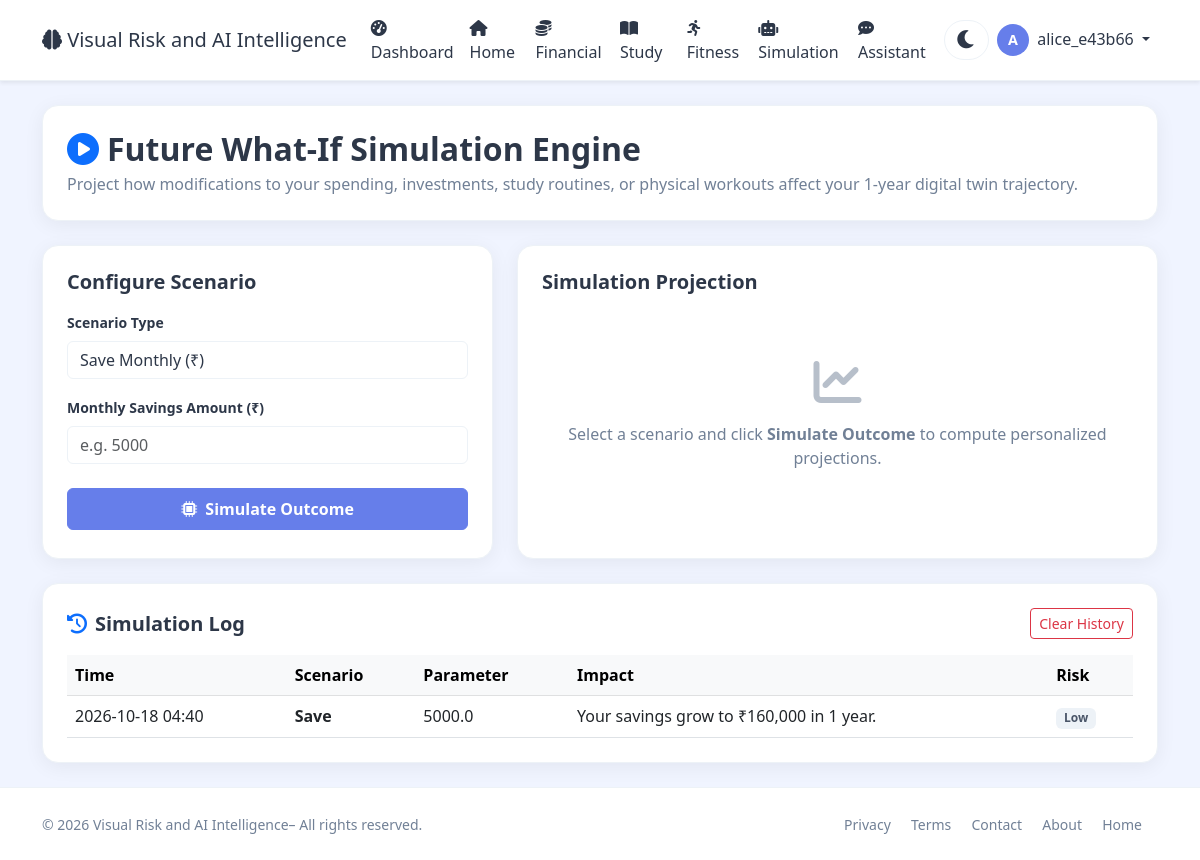
The page /user/simulation (signed in) on the database its author committed.
### app.py (models this page shows, shortened)
class User(UserMixin, db.Model):
    id = db.Column(db.Integer, primary_key=True)
    username = db.Column(db.String(80), unique=True, nullable=False)
    email = db.Column(db.String(120), unique=True, nullable=False)
    password_hash = db.Column(db.String(200), nullable=False)
    age = db.Column(db.Integer, default=25)
    occupation = db.Column(db.String(100), default='Student')
    monthly_income = db.Column(db.Float, default=50000.0)
    monthly_expenses = db.Column(db.Float, default=35000.0)
    savings = db.Column(db.Float, default=100000.0)
    study_hours_per_week = db.Column(db.Float, default=20.0)
    fitness_hours_per_week = db.Column(db.Float, default=5.0)
    sleep_hours_per_day = db.Column(db.Float, default=7.0)
    created_at = db.Column(db.DateTime, default=datetime.utcnow)
    is_admin = db.Column(db.Boolean, default=False)
    transactions = db.relationship('Transaction', backref='user', lazy=True)
    study_logs = db.relationship('StudyLog', backref='user', lazy=True)
    fitness_logs = db.relationship('FitnessLog', backref='user', lazy=True)
    goals = db.relationship('Goal', backref='user', lazy=True)

class SimulationHistory(db.Model):
    id = db.Column(db.Integer, primary_key=True)
    user_id = db.Column(db.Integer, db.ForeignKey('user.id'), nullable=False)
    scenario = db.Column(db.String(50), nullable=False)
    amount = db.Column(db.Float, nullable=False)
    result_desc = db.Column(db.String(200))
    result_impact = db.Column(db.String(200))
    result_risk = db.Column(db.String(20))
    result_rec = db.Column(db.String(200))
    projected = db.Column(db.Float)
    current = db.Column(db.Float)
    timestamp = db.Column(db.DateTime, default=datetime.utcnow)
    user = db.relationship('User', backref='simulations')

### app.py (the view, shortened to what this page needs)
@app.route('/user/simulation', methods=['GET', 'POST'])
@login_required
def user_simulation():
    result = None
    current_values = {
        'savings': current_user.savings,
        'gpa': predict_gpa(current_user)['gpa'],
        'fitness': sum(f.duration_min for f in current_user.fitness_logs)
    }
    history_entries = SimulationHistory.query.filter_by(user_id=current_user.id).order_by(SimulationHistory.timestamp.desc()).all()
    return render_template(
        'user/simulation.html',
        user=current_user,
        result=result,
        current_values=current_values,
        history=history_entries
    )

### app.py (called while the page is built)
@app.context_processor
def utility_processor():
    return dict(datetime=datetime)

def predict_gpa(user):
    logs = user.study_logs
    if not logs:
        return {'gpa': 3.0, 'efficiency': 70, 'recommendation': 'Log study sessions to get predictions.'}
    total_hours = sum(l.hours for l in logs)
    avg_prod = sum(l.productivity_score for l in logs) / len(logs)
    gpa = 2.0 + (total_hours / 100) + (avg_prod / 100)
    gpa = min(4.0, max(1.0, gpa))
    if total_hours < 20:
        rec = "Increase study hours."
    elif avg_prod < 70:
        rec = "Improve focus and quality."
    else:
        rec = "Keep up the good work!"
    return {'gpa': round(gpa, 2), 'efficiency': round(avg_prod, 1), 'recommendation': rec}

@login_manager.user_loader
def load_user(user_id):
    return User.query.get(int(user_id))

### templates/user/simulation.html (shortened to what this page needs)
{% extends "base.html" %}
{% block content %}
<div class="sim-wrapper py-4">
    <div class="container">
        <div class="card p-4 rounded-4 shadow-sm border mb-4">
            <h2 class="fw-bold mb-1"><i class="fas fa-play-circle text-primary me-2"></i>Future What-If Simulation Engine</h2>
            <p class="text-muted mb-0">Project how modifications to your spending, investments, study routines, or physical workouts affect your 1-year digital twin trajectory.</p>
        </div>
        <div class="row g-4 mb-4">
            <div class="col-lg-5">
                <div class="card p-4 rounded-4 shadow-sm border h-100">
                    <h5 class="fw-bold mb-3">Configure Scenario</h5>
                    <form method="POST" action="{{ url_for('user_simulation') }}">
                        <div class="mb-3">
                            <label class="form-label small fw-semibold">Scenario Type</label>
                            <select name="scenario" id="scenarioSelect" class="form-select" onchange="updateAmountLabel()" required>
                                <option value="save">Save Monthly (₹)</option>
                            </select>
                        </div>
                        <div class="mb-4">
                            <label class="form-label small fw-semibold" id="amountLabel">Monthly Savings Amount (₹)</label>
                            <input type="number" step="any" name="amount" class="form-control" placeholder="e.g. 5000" required>
                        </div>
                        <button type="submit" class="btn btn-primary w-100 py-2 fw-semibold">
                            <i class="fas fa-microchip me-1"></i> Simulate Outcome
                        </button>
                    </form>
                </div>
            </div>
            <div class="col-lg-7">
                <div class="card p-4 rounded-4 shadow-sm border h-100">
                    <h5 class="fw-bold mb-3">Simulation Projection</h5>
                    {% if result %}
                    <div class="p-3 rounded-3 bg-light border mb-3">
                        <div class="d-flex justify-content-between align-items-center mb-2">
                            <span class="badge bg-{{ 'success' if result.risk == 'Low' else ('warning' if result.risk == 'Medium' else 'danger') }}">
                                {{ result.risk }} Risk
                            </span>
                            <span class="text-muted small">Target Scenario: <strong>{{ result.scenario|capitalize }}</strong></span>
                        </div>
                        <h4 class="fw-bold text-primary mb-2">{{ result.desc }}</h4>
                        <div class="alert alert-info py-2 mb-2">
                            <i class="fas fa-info-circle me-1"></i> {{ result.impact }}
                        </div>
                        <p class="small text-muted mb-0"><strong>Recommendation:</strong> {{ result.rec }}</p>
                    </div>
                    {% else %}
                    <div class="text-center py-5 text-muted">
                        <i class="fas fa-chart-line fa-3x mb-3 opacity-50"></i>
                        <p>Select a scenario and click <strong>Simulate Outcome</strong> to compute personalized projections.</p>
                    </div>
                    {% endif %}
                </div>
            </div>
        </div>
        <div class="card p-4 rounded-4 shadow-sm border">
            <div class="d-flex justify-content-between align-items-center mb-3">
                <h5 class="fw-bold mb-0"><i class="fas fa-history me-2 text-primary"></i>Simulation Log</h5>
                {% if history %}
                <form method="POST" action="{{ url_for('clear_simulation_history') }}" onsubmit="return confirm('Clear all history?');">
                    <button type="submit" class="btn btn-sm btn-outline-danger">Clear History</button>
                </form>
                {% endif %}
            </div>
            <div class="table-responsive">
                <table class="table table-hover align-middle mb-0">
                    <thead class="table-light">
                        <tr>
                            <th>Time</th>
                            <th>Scenario</th>
                            <th>Parameter</th>
                            <th>Impact</th>
                            <th>Risk</th>
                        </tr>
                    </thead>
                    <tbody>
                        {% if history %}
                            {% for h in history %}
                            <tr>
                                <td>{{ h.timestamp.strftime('%Y-%m-%d %H:%M') }}</td>
                                <td class="fw-semibold">{{ h.scenario|capitalize }}</td>
                                <td>{{ h.amount }}</td>
                                <td>{{ h.result_impact }}</td>
                                <td>
                                    <span class="badge bg-{{ 'success' if h.result_risk == 'Low' else ('warning' if h.result_risk == 'Medium' else 'danger') }}">
                                        {{ h.result_risk }}
                                    </span>
                                </td>
                            </tr>
                            {% endfor %}
                        {% else %}
                            <tr>
                                <td colspan="5" class="text-center text-muted py-4">No simulations saved yet.</td>
                            </tr>
                        {% endif %}
                    </tbody>
                </table>
            </div>
        </div>
    </div>
</div>
{% endblock %}

### templates/base.html (shortened to what this page needs)
<!DOCTYPE html>
<html lang="en" data-theme="light">
<head>
    <link href="https://cdn.jsdelivr.net/npm/bootstrap@5.3.0/dist/css/bootstrap.min.css" rel="stylesheet">
    <link rel="stylesheet" href="https://cdnjs.cloudflare.com/ajax/libs/font-awesome/6.0.0/css/all.min.css">
</head>
<body>
    <nav class="navbar navbar-expand-lg navbar-light bg-white shadow-sm">
        <div class="container">
            <a class="navbar-brand" href="{{ url_for('index') }}">
                <i class="fas fa-brain"></i> Visual Risk and AI Intelligence
            </a>
            <div class="collapse navbar-collapse" id="navbarNav">
                <ul class="navbar-nav ms-auto align-items-lg-center">
                    {% if current_user.is_authenticated %}
                        <li class="nav-item">
                            <a class="nav-link" href="{{ url_for('user_dashboard') }}">
                                <i class="fas fa-tachometer-alt me-1"></i>Dashboard
                            </a>
                        </li>
                        <li class="nav-item">
                            <a class="nav-link" href="{{ url_for('index') }}">
                                <i class="fas fa-home"></i>Home
                            </a>
                        </li>
                        <li class="nav-item">
                            <a class="nav-link" href="{{ url_for('user_financial') }}">
                                <i class="fas fa-coins me-1"></i>Financial
                            </a>
                        </li>
                        <li class="nav-item">
                            <a class="nav-link" href="{{ url_for('user_study') }}">
                                <i class="fas fa-book-open me-1"></i>Study
                            </a>
                        </li>
                        <li class="nav-item">
                            <a class="nav-link" href="{{ url_for('user_fitness') }}">
                                <i class="fas fa-running me-1"></i>Fitness
                            </a>
                        </li>
                        <li class="nav-item">
                            <a class="nav-link" href="{{ url_for('user_simulation') }}">
                                <i class="fas fa-robot me-1"></i>Simulation
                            </a>
                        </li>
                        <li class="nav-item">
                            <a class="nav-link" href="{{ url_for('user_assistant') }}">
                                <i class="fas fa-comment-dots me-1"></i>Assistant
                            </a>
                        </li>
                        <li class="nav-item">
                            <button class="theme-toggle" id="themeToggle" aria-label="Toggle theme">
                                <i class="fas fa-moon"></i>
                            </button>
                        </li>
                        <li class="nav-item dropdown">
                            <a class="nav-link dropdown-toggle" href="#" id="userDropdown" role="button" data-bs-toggle="dropdown">
                                <span class="user-avatar">{{ current_user.username[0]|upper }}</span>
                                <span class="ms-1">{{ current_user.username }}</span>
                            </a>
                        </li>
                    {% endif %}
                </ul>
            </div>
        </div>
    </nav>
    {% block content %}{% endblock %}
    <footer class="mt-auto py-4 bg-light border-top">
        <div class="container">
            <div class="row align-items-center">
                <div class="col-md-6 text-center text-md-start">
                    <span class="text-muted small">© 2026 Visual Risk and AI Intelligence– All rights reserved.</span>
                </div>
                <div class="col-md-6 text-center text-md-end">
                    <a href="{{ url_for('privacy') }}" class="text-muted text-decoration-none me-3 small">Privacy</a>
                    <a href="{{ url_for('terms') }}" class="text-muted text-decoration-none me-3 small">Terms</a>
                    <a href="{{ url_for('contact') }}" class="text-muted text-decoration-none me-3 small">Contact</a>
                    <a href="{{ url_for('about') }}" class="text-muted text-decoration-none me-3 small">About</a>
                    <a href="{{ url_for('index') }}" class="text-muted text-decoration-none me-3 small">Home</a>
                </div>
            </div>
        </div>
    </footer>
</body>
</html>

### templates/base.html (style rules this page uses)
:root { --bg-body: #f8f9fa; --bg-navbar: #ffffff; --bg-card: #ffffff; --text-primary: #2d3748; --text-muted: #718096; --border-color: #edf2f7; --shadow: 0 4px 20px rgba(0,0,0,0.06); --glass-bg: rgba(255,255,255,0.6); --glass-border: rgba(255,255,255,0.25); --accent: #667eea; --accent-gradient: linear-gradient(135deg, #667eea, #764ba2); --bg-input: #ffffff; --bg-light: #f7fafc; --bg-wrapper: #f0f4ff; --bg-hero: linear-gradient(135deg, #667eea 0%, #764ba2 100%); --dropdown-bg: #ffffff; --dropdown-text: #2d3748; --btn-bg: #667eea; --btn-hover: #5a6fd6; --badge-bg: #edf2f7; --badge-text: #4a5568; --progress-bg: #edf2f7; --progress-fill: linear-gradient(90deg, #667eea, #764ba2); }
body { background: var(--bg-body) !important; color: var(--text-primary) !important; font-family: 'Segoe UI', Tahoma, Geneva, Verdana, sans-serif; transition: background 0.3s, color 0.3s; min-height: 100vh; display: flex; flex-direction: column; }
.navbar { background: var(--bg-navbar) !important; border-bottom: 1px solid var(--border-color); }
.navbar-brand, .nav-link { color: var(--text-primary) !important; }
.btn-primary { background: var(--btn-bg) !important; border-color: var(--btn-bg) !important; }
.card, .glass-card, .chart-container, .predict-card, .profile-card, .goals-card, .card-glass, .chart-box, .predict-box, .activity-card { background: var(--bg-card) !important; border-color: var(--border-color) !important; color: var(--text-primary) !important; box-shadow: var(--shadow) !important; }
.bg-light, .bg-white { background: var(--bg-card) !important; }
.text-muted { color: var(--text-muted) !important; }
.form-control, .form-select { background: var(--bg-input) !important; color: var(--text-primary) !important; border-color: var(--border-color) !important; }
.table { color: var(--text-primary) !important; }
.dashboard-wrapper, .finance-wrapper, .study-wrapper, .fitness-wrapper, .assistant-wrapper, .sim-wrapper, .users-wrapper, .detail-wrapper, .about-wrapper, .privacy-wrapper, .terms-wrapper, .contact-wrapper { background: var(--bg-wrapper) !important; flex: 1; }
.border-top, .border-bottom { border-color: var(--border-color) !important; }
.badge { background: var(--badge-bg) !important; color: var(--badge-text) !important; }
.theme-toggle { background: transparent; border: none; font-size: 1.3rem; color: var(--text-primary); cursor: pointer; transition: transform 0.3s; padding: 0.2rem 0.7rem; border-radius: 30px; background: var(--bg-input); margin-left: 0.5rem; border: 1px solid var(--border-color); }
.user-avatar { width: 32px; height: 32px; border-radius: 50%; background: var(--accent); color: white; display: inline-flex; align-items: center; justify-content: center; font-weight: 600; font-size: 0.9rem; }

### rows shown on the page
User: username "A", username "alice_e43b66"
SimulationHistory: timestamp "2026-10-18 04:40", scenario "Save", amount "5000.0", result_impact "Your savings grow to ₹160,000 in 1 year.", result_risk "Low"
